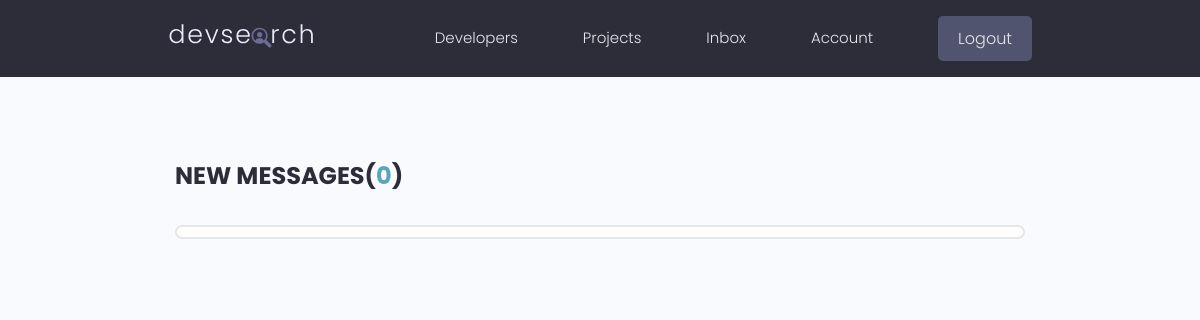
Page /inbox/ (signed in) on the earlier database version.
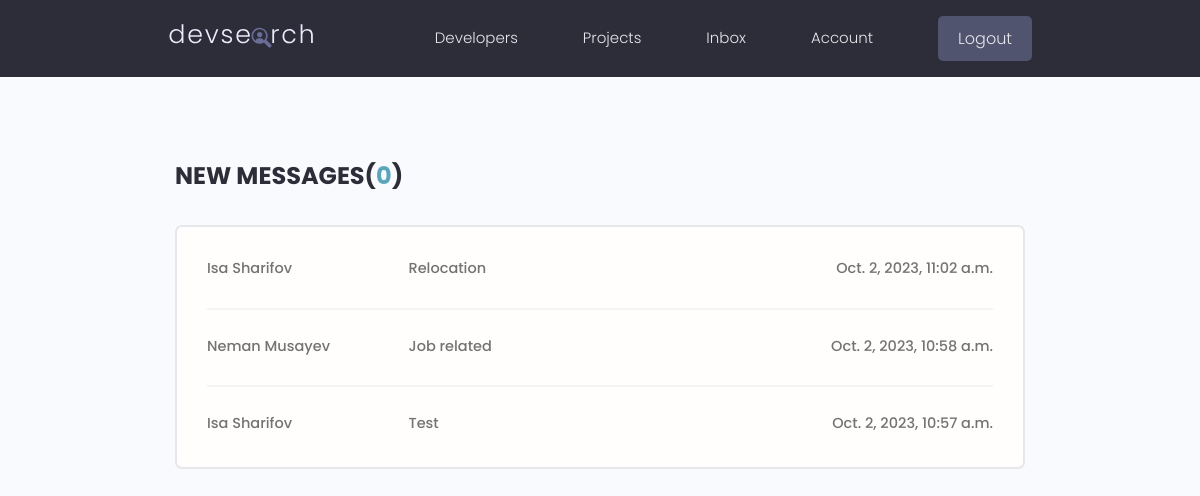
Same page on the later database version.
### users/models.py (models this page shows, shortened)
class Message(models.Model):
    sender = models.ForeignKey(Profile, on_delete=models.SET_NULL, null=True, blank=True)
    recipient = models.ForeignKey(Profile, on_delete=models.SET_NULL, null=True, blank=True, related_name="messages")
    name = models.CharField(max_length=200, null=True, blank=True)
    email = models.EmailField(max_length=200, null=True, blank=True)
    subject = models.CharField(max_length=200, null=True, blank=True)
    body = models.TextField()
    is_read = models.BooleanField(default=False)
    message_read_date = models.DateTimeField(null=True, blank=True)
    created = models.DateTimeField(auto_now_add=True, null=True, blank=True)
    id = models.UUIDField(default=uuid.uuid4, unique=True, primary_key=True, editable=False)
    class Meta:
        ordering = ['is_read', '-created']

### users/views.py (the view)
# urls.py: path('inbox/', views.inbox, name="inbox"),
@login_required(login_url='login')
def inbox(request):
    profile = request.user.profile
    messageRequests = profile.messages.all()
    unreadCount = messageRequests.filter(is_read=False).count()
    context = {'messageRequests':messageRequests, 'unreadCount':unreadCount}
    return render(request, 'users/inbox.html', context=context)

### users/templates/users/inbox.html
{% extends "main.html" %}
{% block content %}
  <main class="inbox my-xl">
    <div class="content-box">
      <h3 class="inbox__title">New Messages(<span>{{unreadCount}}</span>)</h3>
      <ul class="messages">
        {% for message in messageRequests %}
          {% if message.is_read == False %}
            <li class="message message--unread">
          {% else %}
            <li class="message">
          {% endif %}
              <a href="{% url 'message' message.id %}">
                <span class="message__author">{{message.name}}</span>
                <span class="message__subject">{{message.subject}}</span>
                <span class="message__date">{{message.created}}</span>
              </a>
            </li>
        {% endfor %}
      </ul>
    </div>
  </main>
{% endblock content %}

Differences in the rows shown:
added Message: name "Isa Sharifov", subject "Relocation", created "Oct. 2, 2023, 11:02 a.m."
added Message: name "Neman Musayev", subject "Job related", created "Oct. 2, 2023, 10:58 a.m."
added Message: name "Isa Sharifov", subject "Test", created "Oct. 2, 2023, 10:57 a.m."
